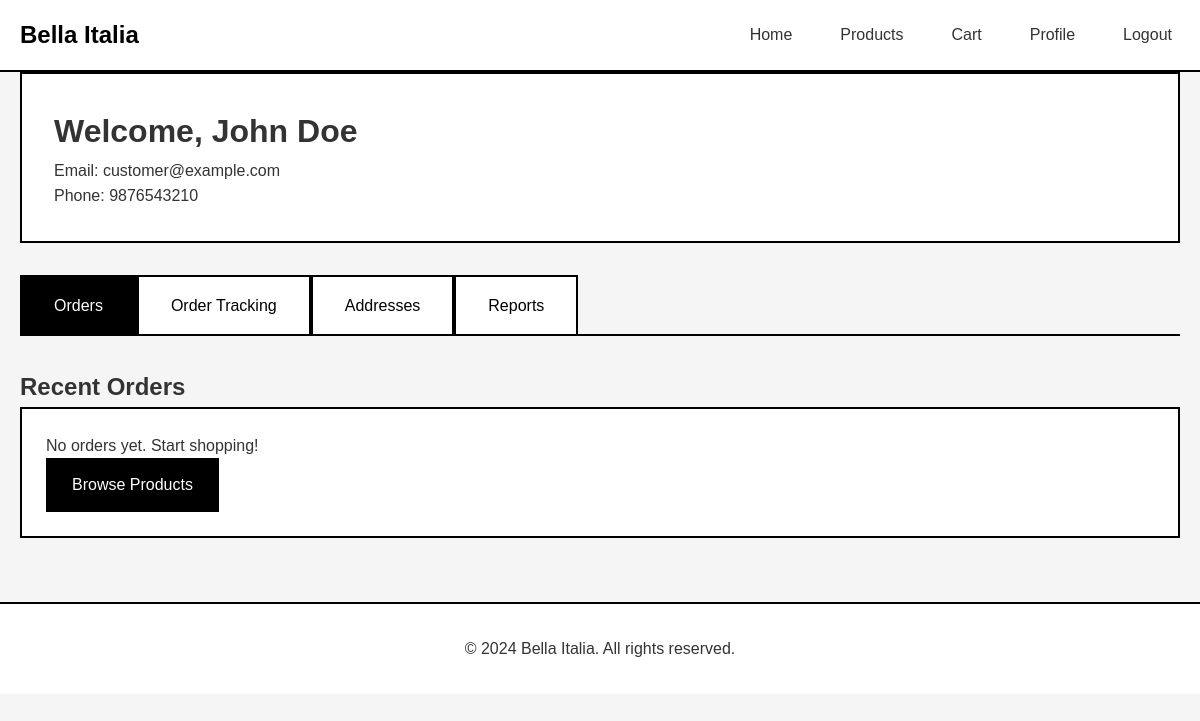
The page /customer/dashboard.php (signed in) on the database its author committed.
### tables this page shows
CREATE TABLE IF NOT EXISTS users (
    id INT AUTO_INCREMENT PRIMARY KEY,
    first_name VARCHAR(100) NOT NULL,
    last_name VARCHAR(100) NOT NULL,
    email VARCHAR(255) NOT NULL UNIQUE,
    phone VARCHAR(20),
    password VARCHAR(255) NOT NULL,
    role ENUM('customer', 'admin') DEFAULT 'customer',
    status ENUM('active', 'inactive') DEFAULT 'active',
    created_at TIMESTAMP DEFAULT CURRENT_TIMESTAMP
);

### customer/dashboard.php (the view, shortened to what this page needs)
<?php
$conn = getDBConnection();
$user_id = $_SESSION['user_id'];
$tab = isset($_GET['tab']) ? $_GET['tab'] : 'orders';
$stmt = $conn->prepare("SELECT * FROM users WHERE id = ?");
$stmt->bind_param("i", $user_id);
$stmt->execute();
$user = $stmt->get_result()->fetch_assoc();
$stmt = $conn->prepare("SELECT o.*, COUNT(oi.id) as items_count
                       FROM orders o
                       LEFT JOIN order_items oi ON o.id = oi.order_id
                       WHERE o.user_id = ?
                       GROUP BY o.id
                       ORDER BY o.created_at DESC
                       LIMIT 10");
$stmt->bind_param("i", $user_id);
$stmt->execute();
$orders = $stmt->get_result()->fetch_all(MYSQLI_ASSOC);
?>
<!DOCTYPE html>
<html lang="en">
<head>
    <link rel="stylesheet" href="/college-pro/assets/css/style.css">
</head>
<body>
    <header>
        <div class="container">
            <nav>
                <a href="/college-pro/index.php" class="logo">Bella Italia</a>
                <ul class="nav-links">
                    <li><a href="/college-pro/index.php">Home</a></li>
                    <li><a href="/college-pro/products.php">Products</a></li>
                    <li><a href="/college-pro/cart/cart.php">Cart</a></li>
                    <li><a href="/college-pro/customer/dashboard.php">Profile</a></li>
                    <li><a href="/college-pro/auth/logout.php">Logout</a></li>
                </ul>
            </nav>
        </div>
    </header>
    <div class="container">
        <div class="dashboard-header">
            <h1>Welcome, <?php echo htmlspecialchars($user['first_name'] . ' ' . $user['last_name']); ?></h1>
            <p>Email: <?php echo htmlspecialchars($user['email']); ?></p>
            <p>Phone: <?php echo htmlspecialchars($user['phone'] ?? 'N/A'); ?></p>
        </div>
        <div class="tabs">
            <a href="?tab=orders" class="tab <?php echo $tab === 'orders' ? 'active' : ''; ?>">Orders</a>
            <a href="?tab=tracking" class="tab <?php echo $tab === 'tracking' ? 'active' : ''; ?>">Order Tracking</a>
            <a href="?tab=addresses" class="tab <?php echo $tab === 'addresses' ? 'active' : ''; ?>">Addresses</a>
            <a href="?tab=reports" class="tab <?php echo $tab === 'reports' ? 'active' : ''; ?>">Reports</a>
        </div>
        <div class="tab-content <?php echo $tab === 'orders' ? 'active' : ''; ?>">
            <h2>Recent Orders</h2>
            <?php if (count($orders) > 0): ?>
                <table>
                    <thead>
                        <tr>
                            <th>Order ID</th>
                            <th>Date</th>
                            <th>Items</th>
                            <th>Total</th>
                            <th>Status</th>
                            <th>Actions</th>
                        </tr>
                    </thead>
                    <tbody>
                        <?php foreach ($orders as $order): ?>
                            <tr>
                                <td>#<?php echo $order['id']; ?></td>
                                <td><?php echo date('M j, Y g:i A', strtotime($order['created_at'])); ?></td>
                                <td><?php echo $order['items_count']; ?> item(s)</td>
                                <td>$<?php echo number_format($order['total_price'], 2); ?></td>
                                <td>
                                    <span class="badge badge-<?php echo str_replace('_', '-', $order['status']); ?>">
                                        <?php echo ucfirst(str_replace('_', ' ', $order['status'])); ?>
                                    </span>
                                </td>
                                <td>
                                    <a href="/college-pro/customer/dashboard.php?tab=tracking&order_id=<?php echo $order['id']; ?>" class="btn btn-small">View Details</a>
                                </td>
                            </tr>
                        <?php endforeach; ?>
                    </tbody>
                </table>
            <?php else: ?>
                <div class="card">
                    <p>No orders yet. Start shopping!</p>
                    <a href="/college-pro/products.php" class="btn btn-primary">Browse Products</a>
                </div>
            <?php endif; ?>
        </div>
    </div>
    <footer>
        <div class="container">
            <p>&copy; 2024 Bella Italia. All rights reserved.</p>
        </div>
    </footer>
</body>
</html>

### assets/css/style.css (style rules this page uses)
* { margin: 0; padding: 0; box-sizing: border-box; }
body { font-family: Arial, sans-serif; line-height: 1.6; color: #333; background-color: #f5f5f5; }
.container { max-width: 1200px; margin: 0 auto; padding: 0 20px; }
header { background-color: #fff; border-bottom: 2px solid #000; padding: 1rem 0; position: sticky; top: 0; z-index: 100; }
nav { display: flex; justify-content: space-between; align-items: center; flex-wrap: wrap; }
.logo { font-size: 1.5rem; font-weight: bold; color: #000; text-decoration: none; }
.nav-links { display: flex; list-style: none; gap: 2rem; align-items: center; }
.nav-links a { color: #333; text-decoration: none; padding: 0.5rem; transition: background-color 0.3s; }
.btn { display: inline-block; padding: 0.75rem 1.5rem; border: 2px solid #000; background-color: #fff; color: #000; text-decoration: none; cursor: pointer; font-size: 1rem; transition: all 0.3s; }
.btn-primary { background-color: #000; color: #fff; }
.card { background-color: #fff; border: 2px solid #000; padding: 1.5rem; transition: box-shadow 0.3s; }
.dashboard-header { background-color: #fff; border: 2px solid #000; padding: 2rem; margin-bottom: 2rem; }
.tabs { display: flex; border-bottom: 2px solid #000; margin-bottom: 2rem; }
.tab { padding: 1rem 2rem; background-color: #fff; border: 2px solid #000; border-bottom: none; cursor: pointer; text-decoration: none; color: #000; }
.tab.active { background-color: #000; color: #fff; }
.tab-content { display: none; }
.tab-content.active { display: block; }
footer { background-color: #fff; border-top: 2px solid #000; padding: 2rem 0; margin-top: 4rem; text-align: center; }

### rows shown on the page
users: first_name+last_name "John Doe", email "customer@example.com", phone "9876543210"
